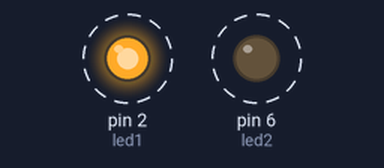
Bench run of a sketch on a simulated Arduino Uno, built with avr-gcc and run on an emulated ATmega328P. Shown: output pins drawn as LEDs (lit = HIGH). Dashed ring = blinking.

Above: at 0.2 s.
Timing chart, 0 to 3.0 s (numbered marks = the images above):
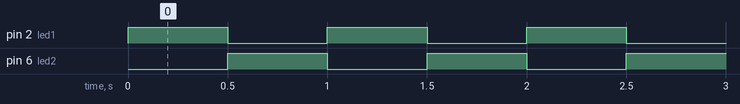

The sketch:

2_Let_perlintasan_kereta_api.ino
```cpp
#define led1 2
#define led2 6
void setup()
{
  pinMode(led1, OUTPUT);
  pinMode(led2, OUTPUT);
}

void loop()
{
  digitalWrite(led1, HIGH);
  digitalWrite(led2, LOW);
  delay(500);
  digitalWrite(led1, LOW);
  digitalWrite(led2, HIGH);
  delay(500);
}

//https://www.tinkercad.com/things/4bfQpI4gUQw-smooth-hillar-jofo/editel?tenant=circuits
```

Measured:
- by itself, pin 2 (led1), pin 6 (led2): alternates HIGH for 0.50 s and LOW for 0.50 s
